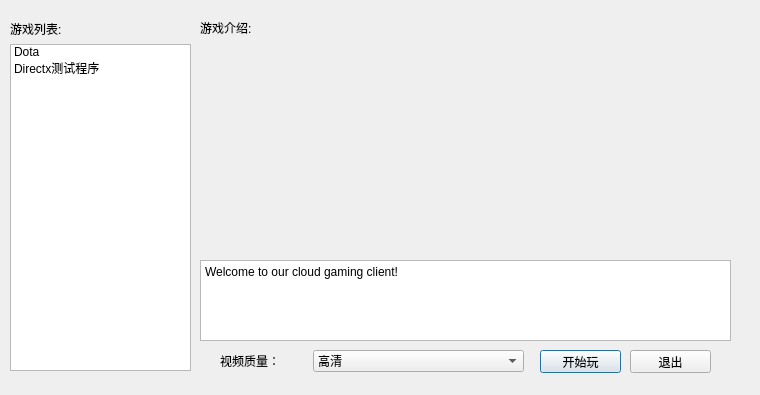
<?xml version="1.0" encoding="UTF-8"?>
<ui version="4.0">
 <class>CloudPortal</class>
 <widget class="QDialog" name="CloudPortal">
  <property name="geometry">
   <rect>
    <x>0</x>
    <y>0</y>
    <width>760</width>
    <height>395</height>
   </rect>
  </property>
  <property name="windowTitle">
   <string>Cloud Gaming</string>
  </property>
  <widget class="QPushButton" name="playpushButton">
   <property name="geometry">
    <rect>
     <x>540</x>
     <y>350</y>
     <width>81</width>
     <height>23</height>
    </rect>
   </property>
   <property name="text">
    <string>开始玩</string>
   </property>
  </widget>
  <widget class="QPushButton" name="pushButton_2">
   <property name="geometry">
    <rect>
     <x>630</x>
     <y>350</y>
     <width>81</width>
     <height>23</height>
    </rect>
   </property>
   <property name="text">
    <string>退出</string>
   </property>
  </widget>
  <widget class="QLabel" name="imglabel_2">
   <property name="geometry">
    <rect>
     <x>200</x>
     <y>50</y>
     <width>531</width>
     <height>191</height>
    </rect>
   </property>
   <property name="text">
    <string/>
   </property>
   <property name="pixmap">
    <pixmap resource="resource.qrc">:/img/welcome.jpg</pixmap>
   </property>
   <property name="scaledContents">
    <bool>true</bool>
   </property>
  </widget>
  <widget class="QLabel" name="label_3">
   <property name="geometry">
    <rect>
     <x>200</x>
     <y>20</y>
     <width>61</width>
     <height>16</height>
    </rect>
   </property>
   <property name="text">
    <string>游戏介绍:</string>
   </property>
  </widget>
  <widget class="QPlainTextEdit" name="gameTextEdit">
   <property name="geometry">
    <rect>
     <x>200</x>
     <y>260</y>
     <width>531</width>
     <height>81</height>
    </rect>
   </property>
   <property name="readOnly">
    <bool>true</bool>
   </property>
   <property name="plainText">
    <string>Welcome to our cloud gaming client!</string>
   </property>
  </widget>
  <widget class="QComboBox" name="qualitycomboBox">
   <property name="geometry">
    <rect>
     <x>313</x>
     <y>350</y>
     <width>211</width>
     <height>22</height>
    </rect>
   </property>
   <item>
    <property name="text">
     <string>高清</string>
    </property>
   </item>
   <item>
    <property name="text">
     <string>标准</string>
    </property>
   </item>
   <item>
    <property name="text">
     <string>流畅</string>
    </property>
   </item>
  </widget>
  <widget class="QLabel" name="label_2">
   <property name="geometry">
    <rect>
     <x>220</x>
     <y>350</y>
     <width>71</width>
     <height>21</height>
    </rect>
   </property>
   <property name="text">
    <string>视频质量：</string>
   </property>
  </widget>
  <widget class="QWidget" name="">
   <property name="geometry">
    <rect>
     <x>10</x>
     <y>20</y>
     <width>181</width>
     <height>351</height>
    </rect>
   </property>
   <layout class="QVBoxLayout" name="verticalLayout">
    <item>
     <widget class="QLabel" name="label">
      <property name="text">
       <string>游戏列表:</string>
      </property>
     </widget>
    </item>
    <item>
     <widget class="QListWidget" name="gamelistWidget">
      <item>
       <property name="text">
        <string>Dota</string>
       </property>
      </item>
      <item>
       <property name="text">
        <string>Directx测试程序</string>
       </property>
      </item>
     </widget>
    </item>
   </layout>
  </widget>
 </widget>
 <resources>
  <include location="resource.qrc"/>
 </resources>
 <connections>
  <connection>
   <sender>pushButton_2</sender>
   <signal>clicked()</signal>
   <receiver>CloudPortal</receiver>
   <slot>close()</slot>
   <hints>
    <hint type="sourcelabel">
     <x>653</x>
     <y>370</y>
    </hint>
    <hint type="destinationlabel">
     <x>678</x>
     <y>383</y>
    </hint>
   </hints>
  </connection>
 </connections>
</ui>
